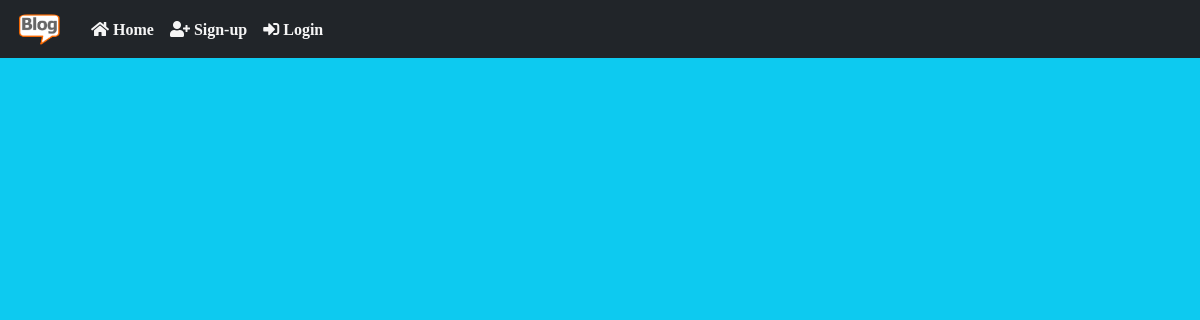
The page /detail_post/4 on the database as committed earlier.
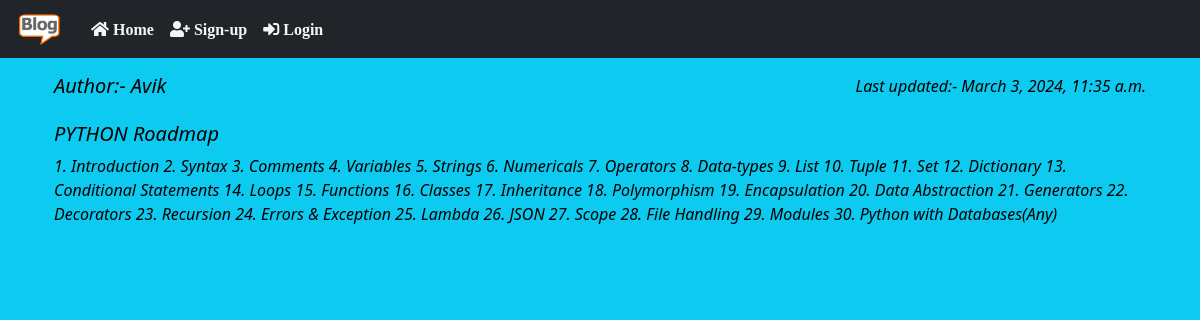
The same page on the database as committed later.
### blog_app/models.py (models this page shows, shortened)
class Post(models.Model):
    STATUS_CHOICES = (
    ('draft', 'Draft'),
    ('published', 'Published'),
    )
    title = models.CharField(max_length=250)
    author = models.ForeignKey(User,on_delete=models.CASCADE,related_name='blog_posts')
    body = models.TextField()
    publish = models.DateTimeField(default=timezone.now)
    created = models.DateTimeField(auto_now_add=True)
    updated = models.DateTimeField(auto_now=True)
    status = models.CharField(max_length=10,choices=STATUS_CHOICES,default='draft')
    class Meta:
        ordering = ('publish',)

### blog_app/views.py (the view)
# urls.py: path('detail_post/<int:id>', views.detail_post, name="detail_post"),
def detail_post(request, id):
    readmore = Post.objects.filter(status = "published", id=id)
    return render(request, 'detailpost.html', {'posts': readmore})

### templates/detailpost.html (shortened to what this page needs)
{% extends "index.html" %}
{% block body %}
{% for p in posts %}
<div class="container mt-3">
    <div class="container text-black fst-italic">
        <h5 class="float-start">Author:- {{p.author}}</h5>
        <p class="float-end">Last updated:- {{p.updated}}</p><br><br>
        <h5 class="card-title">{{ p.title }}</h5>
        <p class="card-text">{{ p.body }}</p>
    </div>
</div>
{% endfor %}
{% endblock body %}

Rows that differ between the two databases and show on the page:
added Post: author "Avik", updated "March 3, 2024, 11:35 a.m.", title "PYTHON Roadmap", body "1. Introduction 2. Syntax 3. Comments 4. Variables 5. Strings 6. Numericals 7. Operators 8. Data-types 9. List 10. Tuple 11. Set 12. Dictionary 13. Conditional Statements 14. Loops 15. Functions 16. Classes 17. Inheritance 18. Polymorphism 19. Encapsulation 20. Data Abstraction 21. Generators 22. Decorators 23. Recursion 24. Errors & Exception 25. Lambda 26. JSON 27. Scope 28. File Handling 29. Modules 30. Python with Databases(Any)"
